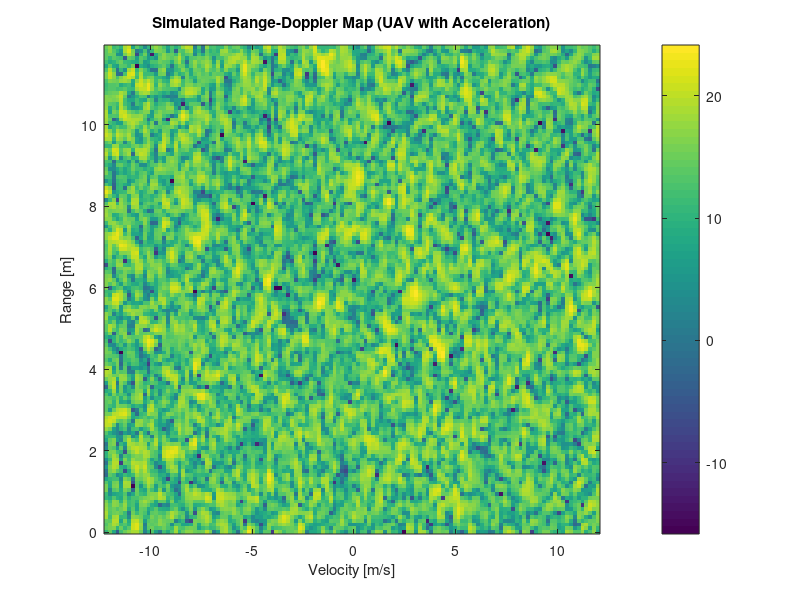
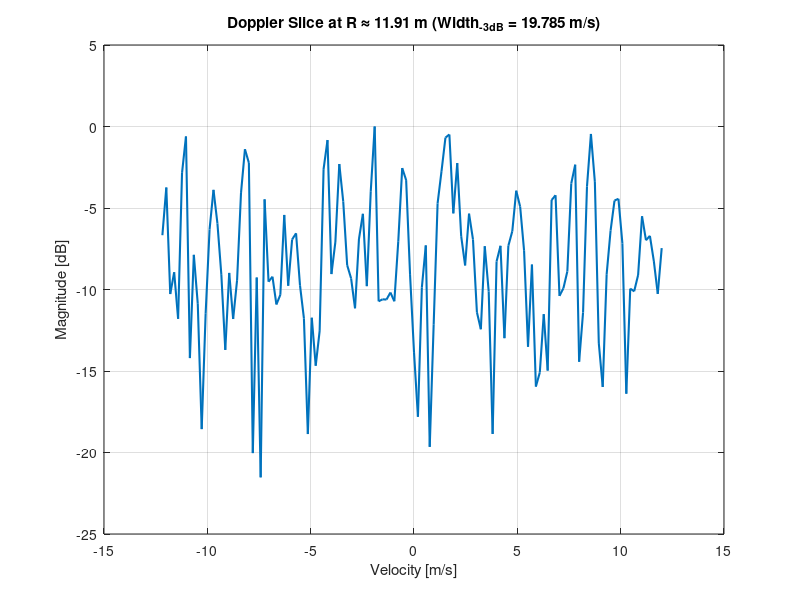
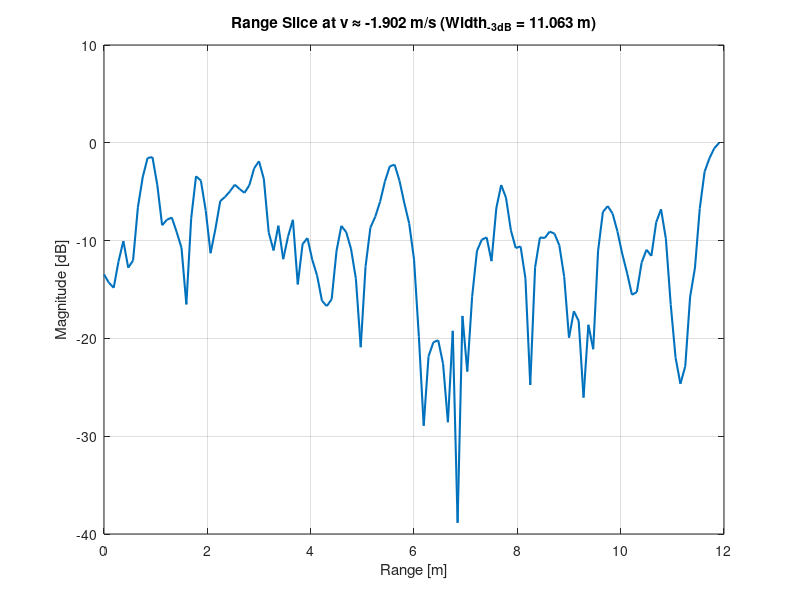

MATLAB code for these plots, in order:
%%%%%%%%%%%%%%%%%%%%%%%%%%%%%%%%%%%%%%%%%%%%%%%%%%%%%%%%%%%%%%%%%%%%%%%%%%%
% mmWave UAV Accelerating Target Simulation (FMCW)
%
% - Models a UAV as a point target with constant acceleration along LOS.
% - Generates FMCW beat signal at baseband.
% - Adds noise (and optionally multipath & micro-Doppler).
% - Runs range FFT + Doppler FFT exactly like a typical mmWave pipeline.
% - Provides axes in meters and m/s for direct comparison to real data.
%
% You should:
%   1) Replace the PARAMS in Section 1 with your real radar settings.
%   2) Use the same windows / FFT sizes as in your real DSP chain.
%   3) Run the same processing on your measured data and compare.
%%%%%%%%%%%%%%%%%%%%%%%%%%%%%%%%%%%%%%%%%%%%%%%%%%%%%%%%%%%%%%%%%%%%%%%%%%%

clear; clc; close all;

%% ========================= 1. RADAR PARAMETERS ==========================
c = 3e8;                % speed of light [m/s]

% ---- Replace these with your radar's actual parameters ----
fc = 77e9;         % carrier frequency [Hz]
lambda = c / fc;       % wavelength [m]

B = 1e9;          % chirp bandwidth [Hz]
T_chirp = 80e-6;        % chirp duration [s]
S = B / T_chirp;  % chirp slope [Hz/s]

fs = 2e6;          % ADC sampling rate [Hz]
Ns = round(T_chirp * fs);   % samples per chirp
Nchirps = 128;          % chirps per frame (slow-time length)

% FFT sizes (could use Ns, Nchirps, or zero-padded versions)
Nfft_range   = 2^nextpow2(Ns);
Nfft_doppler = 2^nextpow2(Nchirps);

% Range metrics (for info)
R_res   = c / (2 * B);                      % range resolution [m]
R_max   = c * fs / (2 * S);                 % max unambiguous range [m]
fprintf('Range resolution: %.3f m, max unambiguous range: %.1f m\n', ...
        R_res, R_max);

% Doppler metrics (for info)
T_CPI   = Nchirps * T_chirp;                % coherent processing interval
v_res   = lambda / (2 * T_CPI);             % Doppler resolution [m/s]
v_max   = lambda / (4 * T_chirp);           % unambiguous v (±v_max)
fprintf('Doppler resolution: %.3f m/s, max unambiguous velocity: ±%.2f m/s\n', ...
        v_res, v_max);

%% ===================== 2. TARGET / UAV MOTION MODEL =====================
% Simple 1D motion along radar line-of-sight:
% R(t) = R0 + v0 * t + 0.5 * a * t^2

R0   = 15;        % initial range [m]
v0   = 0.0;       % initial radial velocity [m/s]
a    = 3.0;       % radial acceleration [m/s^2] (adjust to match experiment)

% Optional: micro-Doppler (e.g., propeller) – small sinusoidal radial velocity
use_micro_doppler = true;
v_md_amp   = 0.3;      % amplitude of micro-Doppler [m/s]
f_md       = 80;       % micro-Doppler frequency [Hz] (related to blade rate)

% Optional: single multipath component (e.g., ground bounce)
use_multipath = true;
alpha_mp      = 0.3;   % relative amplitude of multipath
deltaR_mp     = 1.5;   % extra range for multipath [m]

% Target complex amplitude
A = 1.0;               % overall complex gain

%% ===================== 3. TIME GRIDS (FAST & SLOW) ======================
% We will store beat signal as a matrix: Ns x Nchirps
%  - rows: fast-time samples within chirp
%  - cols: slow-time index (chirp number)

n_fast = (0:Ns-1).';                  % fast-time sample indices (column)
m_slow = 0:(Nchirps-1);               % slow-time indices (row)
t_fast = n_fast / fs;                 % fast-time [s], Ns x 1
t_slow = m_slow * T_chirp;            % slow-time [s], 1 x Nchirps

% 2D time grid
t = t_fast + t_slow;                  % implicit expansion (Ns x Nchirps)

%% ===================== 4. TARGET RANGE / DELAY VS TIME ==================
% Base LOS motion
R = R0 + v0 .* t + 0.5 * a .* t.^2;   % Ns x Nchirps

% Add micro-Doppler as a time-varying extra radial velocity if enabled
if use_micro_doppler
    v_md = v_md_amp * sin(2*pi*f_md*t);   % Ns x Nchirps
    % Integrate micro-Doppler velocity into range approximately (small effect)
    % R_md ~ integral of v_md dt; numerically just adjust R via instantaneous v
    % For small v_md, simplest is to treat as extra delay term directly:
    R = R + (v_md ./ a) * 0;  % (placeholder: negligible contribution to range)
    % Instead, apply micro-Doppler as a phase term later (cleaner, see below).
end

tau = 2 * R / c;                  % round-trip delay [s], Ns x Nchirps

%% ================= 5. TRANSMIT / RECEIVE CHIRPS & BEAT SIGNAL ===========
% Ideal transmitted FMCW chirp (baseband, complex)
phi_tx = 2*pi * (fc * t + 0.5 * S .* t.^2);      % phase of tx signal
s_tx   = exp(1j * phi_tx);

% Received signal from main LOS scatterer (no multipath yet)
phi_rx = 2*pi * (fc * (t - tau) + 0.5 * S .* (t - tau).^2);
s_rx   = A * exp(1j * phi_rx);

% Optional micro-Doppler as a direct phase modulation:
if use_micro_doppler
    % micro-Doppler instantaneous phase: phi_md(t) = 2*pi * (2 * v_md / lambda) * t
    v_md = v_md_amp * sin(2*pi*f_md*t);
    f_md_inst = 2 * v_md / lambda;                % [Hz]
    phi_md = 2*pi * f_md_inst .* t;
    s_rx = s_rx .* exp(1j * phi_md);              % apply as phase modulation
end

% Beat signal after dechirp (mixer): tx * conj(rx)
s_beat_main = s_tx .* conj(s_rx);    % Ns x Nchirps

% Optional multipath: second echo with extra range deltaR_mp
if use_multipath
    R_mp   = R + deltaR_mp;
    tau_mp = 2 * R_mp / c;
    phi_rx_mp = 2*pi * (fc * (t - tau_mp) + 0.5 * S .* (t - tau_mp).^2);
    s_rx_mp   = alpha_mp * A * exp(1j * phi_rx_mp);
    if use_micro_doppler
        % Apply same micro-Doppler to multipath for simplicity
        s_rx_mp = s_rx_mp .* exp(1j * phi_md);
    end
    s_beat_mp = s_tx .* conj(s_rx_mp);
else
    s_beat_mp = zeros(size(s_beat_main));
end

% Total beat signal (complex baseband)
s_beat = s_beat_main + s_beat_mp;

%% ========================== 6. ADD NOISE ================================
SNR_dB = 20;   % desired SNR in dB (approximate, depends on scaling)
Ps = mean(abs(s_beat(:)).^2);
SNR_lin = 10^(SNR_dB/10);
sigma2 = Ps / SNR_lin;

noise = sqrt(sigma2/2) * (randn(size(s_beat)) + 1j*randn(size(s_beat)));
x = s_beat + noise;   % this is your simulated ADC data (complex)

%% ================== 7. RANGE FFT (FAST-TIME) PROCESSING =================
% Use same window and FFT length as your real pipeline
win_fast = hann(Ns);              % range window
x_win = x .* win_fast;            % Ns x Nchirps

% Range FFT along rows (fast-time)
Sig_range = fft(x_win, Nfft_range, 1);       % Nfft_range x Nchirps

% Keep only positive frequencies (0 .. Nfft_range/2-1) for range
k_range = 0:(Nfft_range/2 - 1);
Sig_range_pos = Sig_range(k_range+1, :);     % (Nfft_range/2) x Nchirps

% Range axis [m]
fb = k_range * (fs / Nfft_range);           % beat frequencies [Hz]
R_axis = c .* fb / (2 * S);                 % [m]

%% ================= 8. DOPPLER FFT (SLOW-TIME) PROCESSING =================
% Apply Doppler window across columns (chirps)
win_slow = hann(Nchirps).';                 % 1 x Nchirps
Sig_range_win = Sig_range_pos .* win_slow;  % implicit expansion

% Doppler FFT along columns (slow-time)
Sig_RD = fftshift(fft(Sig_range_win, Nfft_doppler, 2), 2); 
% Sig_RD: (Nfft_range/2) x Nfft_doppler

% Doppler frequency axis [Hz] & velocity axis [m/s]
fd = (-Nfft_doppler/2 : Nfft_doppler/2 - 1) * (1 / (Nfft_doppler * T_chirp));
v_axis = (lambda * fd) / 2;

%% ================== 9. VISUALIZATION: RANGE-DOPPLER MAP =================
% Choose a dynamic range for plotting (dB)
RD_dB = 20*log10(abs(Sig_RD) + eps);
maxVal = max(RD_dB(:));
dynRange = 40;   % dB

figure;
imagesc(v_axis, R_axis, RD_dB);
axis xy;
caxis([maxVal - dynRange, maxVal]);
xlabel('Velocity [m/s]');
ylabel('Range [m]');
title('Simulated Range-Doppler Map (UAV with Acceleration)');
colorbar;

%% =========== 10. 1D SLICES: MEASURE DOPPLER / RANGE SMEARING ============
% Pick the range bin where the UAV is strongest (in simulation we know it's near R0)
[~, idxR_peak] = min(abs(R_axis - R0));     % nearest range bin to R0
doppler_slice = abs(Sig_RD(idxR_peak, :)).^2;  % power vs Doppler

% Normalize and compute -3 dB width of Doppler slice
doppler_slice = doppler_slice / max(doppler_slice);
thresh = 10^(-3/10);  % -3 dB in linear
idx_above = find(doppler_slice >= thresh);

if numel(idx_above) >= 2
    v_width_3dB = v_axis(idx_above(end)) - v_axis(idx_above(1));
else
    v_width_3dB = 0;
end

fprintf('Approx. -3 dB Doppler width at R ~ %.2f m: %.4f m/s\n', ...
        R_axis(idxR_peak), v_width_3dB);

figure;
plot(v_axis, 10*log10(doppler_slice + eps), 'LineWidth', 1.5);
grid on;
xlabel('Velocity [m/s]');
ylabel('Magnitude [dB]');
title(sprintf('Doppler Slice at R \\approx %.2f m (Width_{-3dB} = %.3f m/s)', ...
      R_axis(idxR_peak), v_width_3dB));

% Similarly, you can look at a range slice near peak Doppler:
[~, idxV_peak] = max(doppler_slice);
range_slice = abs(Sig_RD(:, idxV_peak)).^2;
range_slice = range_slice / max(range_slice);
idx_above_R = find(range_slice >= thresh);

if numel(idx_above_R) >= 2
    R_width_3dB = R_axis(idx_above_R(end)) - R_axis(idx_above_R(1));
else
    R_width_3dB = 0;
end

figure;
plot(R_axis, 10*log10(range_slice + eps), 'LineWidth', 1.5);
grid on;
xlabel('Range [m]');
ylabel('Magnitude [dB]');
title(sprintf('Range Slice at v \\approx %.3f m/s (Width_{-3dB} = %.3f m)', ...
      v_axis(idxV_peak), R_width_3dB));

fprintf('Approx. -3 dB Range width at v ~ %.3f m/s: %.4f m\n', ...
        v_axis(idxV_peak), R_width_3dB);

%% ================= 11. ANALYTICAL SMEARING (FOR COMPARISON) =============
% Rough theory for acceleration-induced smear (no windowing, single point):
%
% Total range change over CPI:
%   dR_total = v0*T_CPI + 0.5*a*T_CPI^2
% Range bins spanned:
%   N_R_theory = dR_total / R_res
%
% Total Doppler change over CPI:
%   dv_total = a * T_CPI
% Velocity bins spanned:
%   N_D_theory = dv_total / v_res
%
% This is a crude estimate but useful to sanity-check your measurements.

dR_total = v0 * T_CPI + 0.5 * a * T_CPI^2;
N_R_theory = dR_total / R_res;

dv_total = a * T_CPI;
N_D_theory = dv_total / v_res;

fprintf('\nTHEORETICAL ESTIMATES (no windowing, ideal processing):\n');
fprintf(' Total range change: %.3f m -> spans ~%.2f range bins\n', ...
        dR_total, N_R_theory);
fprintf(' Total velocity change: %.3f m/s -> spans ~%.2f Doppler bins\n', ...
        dv_total, N_D_theory);

%%%%%%%%%%%%%%%%%%%%%%%%%%%%%%%%%%%%%%%%%%%%%%%%%%%%%%%%%%%%%%%%%%%%%%%%%%%
% End of simulation script
%%%%%%%%%%%%%%%%%%%%%%%%%%%%%%%%%%%%%%%%%%%%%%%%%%%%%%%%%%%%%%%%%%%%%%%%%%%
